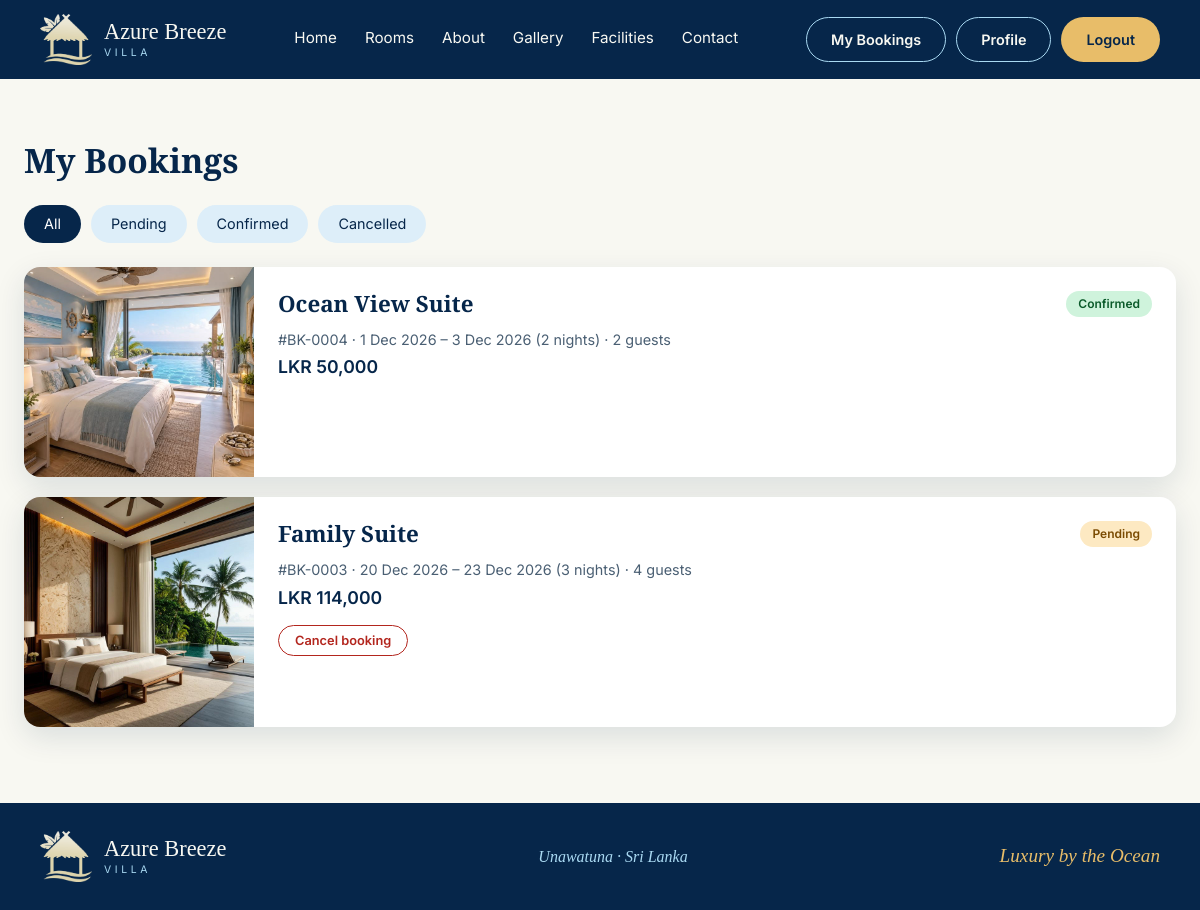
The page /guest/my-bookings.php (signed in) on the database as committed earlier.
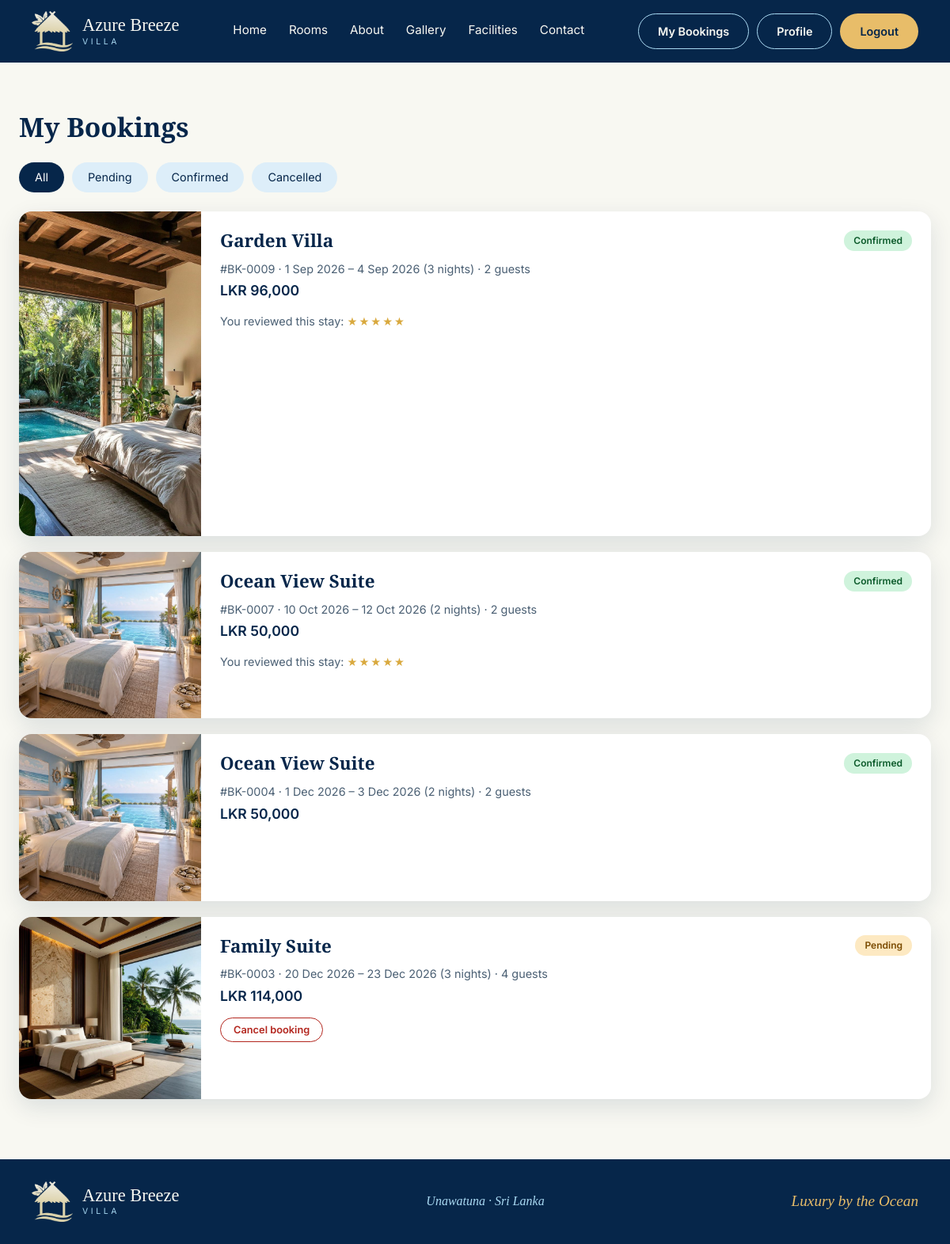
The same page on the database as committed later.
### tables this page shows
CREATE TABLE bookings (
  booking_id     INT UNSIGNED NOT NULL AUTO_INCREMENT,
  user_id        INT UNSIGNED NOT NULL,
  room_id        INT UNSIGNED NOT NULL,
  check_in       DATE NOT NULL,
  check_out      DATE NOT NULL,
  guests         TINYINT UNSIGNED NOT NULL DEFAULT 1,
  total_amount   DECIMAL(10,2) NOT NULL,             
  booking_status ENUM('Pending','Confirmed','Cancelled') NOT NULL DEFAULT 'Pending',
  booking_date   TIMESTAMP NOT NULL DEFAULT CURRENT_TIMESTAMP,
  PRIMARY KEY (booking_id),
  KEY idx_bookings_user (user_id),
  KEY idx_bookings_room_dates (room_id, check_in, check_out),
  CONSTRAINT fk_bookings_user FOREIGN KEY (user_id)
    REFERENCES users (user_id) ON DELETE CASCADE ON UPDATE CASCADE,
  CONSTRAINT fk_bookings_room FOREIGN KEY (room_id)
    REFERENCES rooms (room_id) ON DELETE RESTRICT ON UPDATE CASCADE,
  CONSTRAINT chk_bookings_dates CHECK (check_out > check_in)
);

CREATE TABLE rooms (
  room_id         INT UNSIGNED NOT NULL AUTO_INCREMENT,
  room_name       VARCHAR(100) NOT NULL,
  room_type       VARCHAR(50)  NOT NULL,            
  description     TEXT NOT NULL,
  facilities      VARCHAR(255) NOT NULL DEFAULT '',  
  price_per_night DECIMAL(10,2) NOT NULL,            
  max_guests      TINYINT UNSIGNED NOT NULL,
  bed_info        VARCHAR(50)  NOT NULL DEFAULT '',
  image           VARCHAR(255) NOT NULL DEFAULT '',  
  room_status     ENUM('active','inactive') NOT NULL DEFAULT 'active',
  PRIMARY KEY (room_id),
  CONSTRAINT chk_rooms_price  CHECK (price_per_night > 0),
  CONSTRAINT chk_rooms_guests CHECK (max_guests > 0)
);

CREATE TABLE reviews (
  review_id     INT UNSIGNED NOT NULL AUTO_INCREMENT,
  booking_id    INT UNSIGNED NOT NULL,                  
  user_id       INT UNSIGNED NOT NULL,
  room_id       INT UNSIGNED NOT NULL,
  rating        TINYINT UNSIGNED NOT NULL,              
  comment       VARCHAR(1000) NOT NULL,
  review_status ENUM('Visible','Hidden') NOT NULL DEFAULT 'Visible',
  created_at    TIMESTAMP NOT NULL DEFAULT CURRENT_TIMESTAMP,
  PRIMARY KEY (review_id),
  UNIQUE KEY uq_reviews_booking (booking_id),
  KEY idx_reviews_room (room_id),
  CONSTRAINT fk_reviews_booking FOREIGN KEY (booking_id) REFERENCES bookings (booking_id) ON DELETE CASCADE ON UPDATE CASCADE,
  CONSTRAINT fk_reviews_user    FOREIGN KEY (user_id)    REFERENCES users (user_id)       ON DELETE CASCADE ON UPDATE CASCADE,
  CONSTRAINT fk_reviews_room    FOREIGN KEY (room_id)    REFERENCES rooms (room_id)       ON DELETE CASCADE ON UPDATE CASCADE,
  CONSTRAINT chk_reviews_rating CHECK (rating BETWEEN 1 AND 5)
);

### includes/auth.php (called while the page is built, shortened)
<?php
function e($value): string
{
    return htmlspecialchars((string)$value, ENT_QUOTES, 'UTF-8');
}
function is_logged_in(): bool
{
    return isset($_SESSION['user_id']);
}
function is_admin(): bool
{
    return ($_SESSION['role'] ?? '') === 'admin';
}
function money($amount): string
{
    return CURRENCY . ' ' . number_format((float)$amount, 0);
}

### guest/my-bookings.php (the view, shortened to what this page needs)
<?php
require_once __DIR__ . '/../config/db.php';
require_once __DIR__ . '/../includes/auth.php';
require_once __DIR__ . '/../includes/functions.php';
$userId = (int)$_SESSION['user_id'];
$allowed = ['Pending', 'Confirmed', 'Cancelled'];
$filter  = in_array($_GET['status'] ?? '', $allowed, true) ? $_GET['status'] : '';
$sql    = 'SELECT b.*, r.room_name, r.image, rv.rating AS review_rating FROM bookings b
           JOIN rooms r ON r.room_id = b.room_id
           LEFT JOIN reviews rv ON rv.booking_id = b.booking_id
           WHERE b.user_id = :uid';
$params = [':uid' => $userId];
$stmt = $pdo->prepare($sql . ' ORDER BY b.booking_date DESC, b.booking_id DESC');
$stmt->execute($params);
$bookings = $stmt->fetchAll();
$activePage = '';
include __DIR__ . '/../includes/header.php';
?>
<section class="section">
  <div class="container">
    <h1 class="section-title">My Bookings</h1>
    <div class="tabs">
      <a href="?" class="<?= $filter === '' ? 'active' : '' ?>">All</a>
      <?php foreach ($allowed as $s): ?>
        <a href="?status=<?= $s ?>" class="<?= $filter === $s ? 'active' : '' ?>"><?= $s ?></a>
      <?php endforeach; ?>
    </div>
    <?php foreach ($bookings as $b): ?>
      <?php $nights = nights_between($b['check_in'], $b['check_out']); ?>
      <article class="booking-item">
        <div class="booking-item-photo"><img src="<?= BASE_URL ?>/assets/images/rooms/<?= e($b['image']) ?>" alt="<?= e($b['room_name']) ?>"></div>
        <div class="booking-item-body">
          <div class="booking-item-head">
            <h3><?= e($b['room_name']) ?></h3>
            <span class="status status-<?= e(strtolower($b['booking_status'])) ?>"><?= e($b['booking_status']) ?></span>
          </div>
          <p class="booking-meta">
            #BK-<?= str_pad((string)$b['booking_id'], 4, '0', STR_PAD_LEFT) ?> &middot;
            <?= e(date('j M Y', strtotime($b['check_in']))) ?> &ndash; <?= e(date('j M Y', strtotime($b['check_out']))) ?>
            (<?= $nights ?> night<?= $nights === 1 ? '' : 's' ?>) &middot; <?= (int)$b['guests'] ?> guest<?= (int)$b['guests'] === 1 ? '' : 's' ?>
          </p>
          <p class="booking-total"><?= money($b['total_amount']) ?></p>
          <?php if ($b['booking_status'] === 'Pending'): ?>
            <form method="post" action="" data-confirm="Cancel this booking request?">
              <button type="submit" class="btn btn-danger btn-sm">Cancel booking</button>
            </form>
          <?php endif; ?>
          <?php if ($b['booking_status'] === 'Confirmed' && $b['check_out'] < date('Y-m-d')): ?>
            <?php if ($b['review_rating'] !== null): ?>
              <p class="review-done">You reviewed this stay: <?= stars_html((float)$b['review_rating']) ?></p>
            <?php else: ?>
              <a class="btn btn-gold btn-sm" href="<?= BASE_URL ?>/guest/review.php?booking_id=<?= (int)$b['booking_id'] ?>">Write a review</a>
            <?php endif; ?>
          <?php endif; ?>
        </div>
      </article>
    <?php endforeach; ?>
  </div>
</section>
<?php include __DIR__ . '/../includes/footer.php'; ?>

### includes/header.php (shortened to what this page needs)
<?php
require_once __DIR__ . '/auth.php';
$activePage = $activePage ?? '';
$links = [
    'home'       => ['Home',       '/index.php'],
    'rooms'      => ['Rooms',      '/rooms.php'],
    'about'      => ['About',      '/about.php'],
    'gallery'    => ['Gallery',    '/gallery.php'],
    'facilities' => ['Facilities', '/facilities.php'],
    'contact'    => ['Contact',    '/contact.php'],
];
?>
<!DOCTYPE html>
<html lang="en">
<head>
  <link rel="stylesheet" href="<?= BASE_URL ?>/assets/css/style.css?v=<?= filemtime(__DIR__ . '/../assets/css/style.css') ?>">
</head>
<body>
<header class="site-header">
  <a class="brand" href="<?= BASE_URL ?>/index.php">
    <img src="<?= BASE_URL ?>/assets/images/logo.png" alt="Azure Breeze Villa logo">
    <span class="brand-text">Azure Breeze<small>VILLA</small></span>
  </a>
  <nav class="main-nav" id="mainNav">
    <?php foreach ($links as $key => [$label, $path]): ?>
      <a href="<?= BASE_URL . $path ?>" class="<?= $activePage === $key ? 'active' : '' ?>"><?= $label ?></a>
    <?php endforeach; ?>
  </nav>
  <div class="header-actions" id="headerActions">
    <?php if (is_logged_in()): ?>
      <?php if (is_admin()): ?>
        <a class="btn btn-outline-light" href="<?= BASE_URL ?>/admin/dashboard.php">Admin</a>
      <?php else: ?>
        <a class="btn btn-outline-light" href="<?= BASE_URL ?>/guest/my-bookings.php">My Bookings</a>
        <a class="btn btn-outline-light" href="<?= BASE_URL ?>/guest/profile.php">Profile</a>
      <?php endif; ?>
      <a class="btn btn-gold" href="<?= BASE_URL ?>/logout.php">Logout</a>
    <?php else: ?>
      <a class="btn btn-outline-light" href="<?= BASE_URL ?>/login.php">Login</a>
      <a class="btn btn-gold" href="<?= BASE_URL ?>/register.php">Sign Up</a>
    <?php endif; ?>
  </div>
</header>
<main>

### includes/footer.php (shortened to what this page needs)
</main>
<footer class="site-footer">
  <a class="brand" href="<?= BASE_URL ?>/index.php">
    <img src="<?= BASE_URL ?>/assets/images/logo.png" alt="Azure Breeze Villa logo">
    <span class="brand-text">Azure Breeze<small>VILLA</small></span>
  </a>
  <div class="footer-mid">Unawatuna &middot; Sri Lanka</div>
  <div class="footer-tag">Luxury by the Ocean</div>
</footer>
</body>
</html>

### includes/functions.php (shortened to what this page needs)
<?php
function nights_between(string $checkIn, string $checkOut): int
{
    return (int)(new DateTimeImmutable($checkIn))->diff(new DateTimeImmutable($checkOut))->format('%r%a');
}
function stars_html(float $rating): string
{
    $full = max(0, min(5, (int)round($rating)));
    return '<span class="stars" role="img" aria-label="' . e(number_format($rating, 1)) . ' out of 5">'
        . str_repeat('★', $full) . '<span class="off">' . str_repeat('★', 5 - $full) . '</span></span>';
}

### assets/css/style.css (style rules this page uses)
:root { --navy: #06264A; --navy-deep: #041C38; --ocean: #0866A8; --glass: #A9D9F2; --glass-soft: #DDEEF9; --cyan: #39AEE8; --ivory: #F8F8F2; --gold: #E8BD69; --gold-text: #8A6A1E; --sage: #668C78; --muted: #4A5F73; --radius: 16px; --shadow: 0 10px 30px rgba(6, 38, 74, .12); --font-head: 'Playfair Display', serif; --font-body: 'Inter', sans-serif; }
* { box-sizing: border-box; }
body { margin: 0; font-family: var(--font-body); background: var(--ivory); color: var(--navy); line-height: 1.5; }
img { max-width: 100%; display: block; }
a { color: inherit; text-decoration: none; }
h1, h2, h3 { font-family: var(--font-head); font-weight: 600; margin: 0; }
.container { max-width: 1200px; margin: 0 auto; padding: 0 24px; }
.section { padding: 56px 0; }
.section-title { font-size: 2.1rem; margin-bottom: 20px; }
.btn { display: inline-block; padding: 11px 24px; border-radius: 999px; font-weight: 600; font-size: .9rem; border: 1.5px solid transparent; cursor: pointer; font-family: inherit; text-align: center; }
.btn-gold { background: var(--gold); color: var(--navy); }
.btn-outline-light { border-color: var(--glass); color: var(--ivory); }
.btn-danger { border-color: #B3261E; color: #B3261E; background: transparent; }
.btn-sm { padding: 7px 16px; font-size: .8rem; }
.site-header { display: flex; align-items: center; justify-content: space-between; gap: 24px; padding: 14px 40px; background: var(--navy); color: var(--ivory); position: relative; z-index: 20; }
.brand { display: flex; align-items: center; gap: 12px; }
.brand img { width: 52px; height: auto; flex: none; }
.brand-text { font-family: var(--font-head); font-size: 1.4rem; line-height: 1; }
.brand-text small { display: block; font-family: var(--font-body); font-size: .65rem; letter-spacing: .35em; color: var(--glass); margin-top: 4px; }
.main-nav { display: flex; gap: 28px; font-size: .95rem; }
.main-nav a { padding: 6px 0; border-bottom: 2px solid transparent; }
.header-actions { display: flex; gap: 10px; }
.site-footer { display: flex; align-items: center; justify-content: space-between; gap: 16px; flex-wrap: wrap; padding: 28px 40px; background: var(--navy); color: var(--ivory); }
.footer-mid { font-family: var(--font-head); font-style: italic; color: var(--glass); }
.footer-tag { font-family: var(--font-head); font-style: italic; font-size: 1.2rem; color: var(--gold); }
.tabs { display: flex; flex-wrap: wrap; gap: 10px; margin-bottom: 24px; }
.tabs a { background: var(--glass-soft); color: var(--navy); padding: 8px 20px; border-radius: 999px; font-size: .9rem; }
.tabs a.active { background: var(--navy); color: #fff; }
.booking-item { display: flex; background: #fff; border-radius: var(--radius); overflow: hidden; box-shadow: var(--shadow); margin-bottom: 20px; }
.booking-item-photo { width: 230px; flex: none; }
.booking-item-photo img { width: 100%; height: 100%; object-fit: cover; }
.booking-item-body { padding: 20px 24px; flex: 1; }
.booking-item-head { display: flex; justify-content: space-between; align-items: center; gap: 12px; }
.booking-item-head h3 { font-size: 1.4rem; }
.booking-meta { color: var(--muted); font-size: .9rem; margin: 8px 0 4px; }
.booking-total { font-weight: 600; font-size: 1.1rem; margin: 0 0 14px; }
.status { font-size: .75rem; font-weight: 600; padding: 4px 12px; border-radius: 999px; }
.status-pending { background: #FDE9C2; color: #7A4A00; }
.status-confirmed { background: #CFF3DC; color: #0B5A2A; }
.stars { color: #D9A93E; letter-spacing: 2px; white-space: nowrap; }
.review-done { margin: 0; font-size: .9rem; color: var(--muted); }

Rows that differ between the two databases and show on the page:
added reviews: room.image (picture), room.room_name "Garden Villa", booking.booking_status "Confirmed", booking.booking_id "0009", booking.check_in "1 Sep 2026", booking.check_out "4 Sep 2026", booking.check_out "3", booking.guests "2", booking.total_amount "LKR 96,000"
added reviews: room.image (picture), room.room_name "Ocean View Suite", booking.booking_status "Confirmed", booking.booking_id "0007", booking.check_in "10 Oct 2026", booking.check_out "12 Oct 2026", booking.check_out "2", booking.guests "2", booking.total_amount "LKR 50,000"
